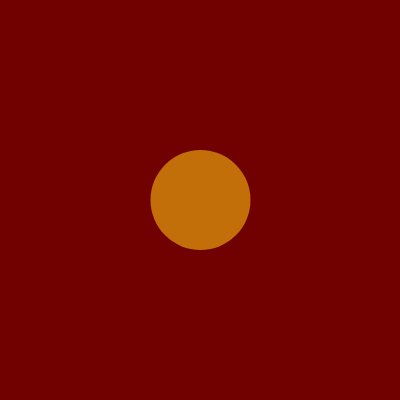
Frame 1 (no input)
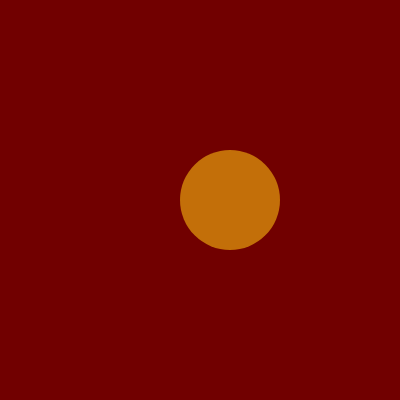
Frame 60 (no input)
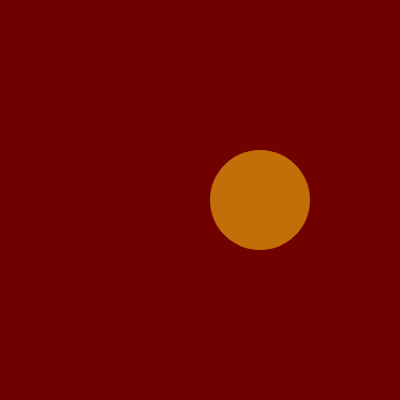
Frame 120 (the mouse pressed at the canvas centre since frame 60)

The p5.js sketch that drew these frames (run headless with seeded random() and noise() and a simulated clock; from frame 60 on, the mouse is pressed at the canvas centre):

// p5.js sketch
// ── sketch.js
let x = 200;
let y = 200;

function setup() {
  createCanvas(400, 400);
}

function draw() {
  x += 0.5;

  // x がキャンバスの横幅を超えたらゼロに戻す
  if (x > 400) {
    x = 0;
  }

  background(113, 0, 0);
  noStroke();

  if (x < 100) {// ~ 99
    fill(244, 228, 9);
  } else if (x < 200) {// 100 ~ 199
    fill(238, 186, 11);
  } else if (x < 300) {// 200 ~ 299
    fill(195, 111, 9);
  } else {// それ以外
    fill(166, 60, 6);
  }

  circle(x, y, 100);
}
